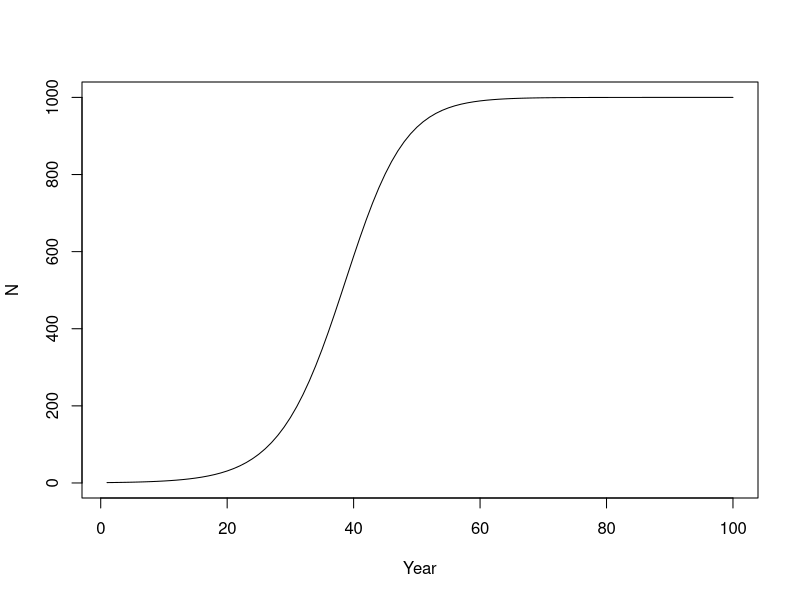
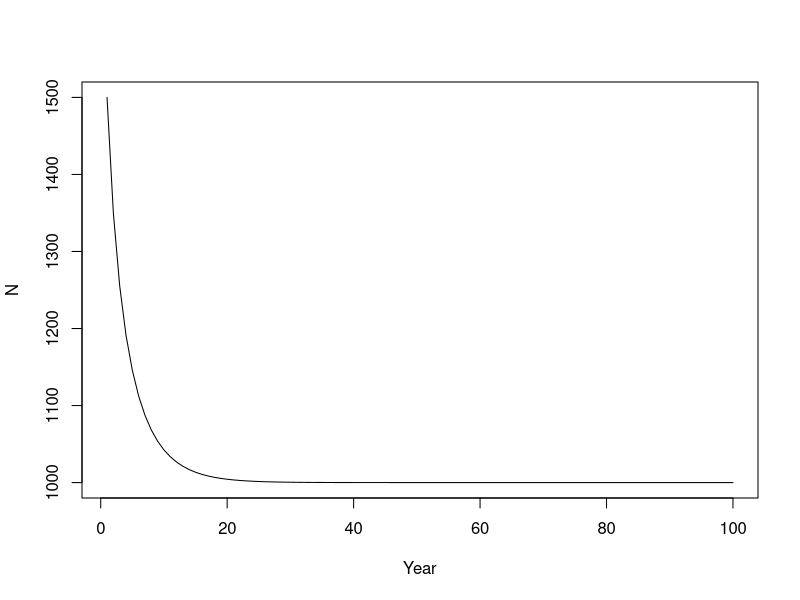
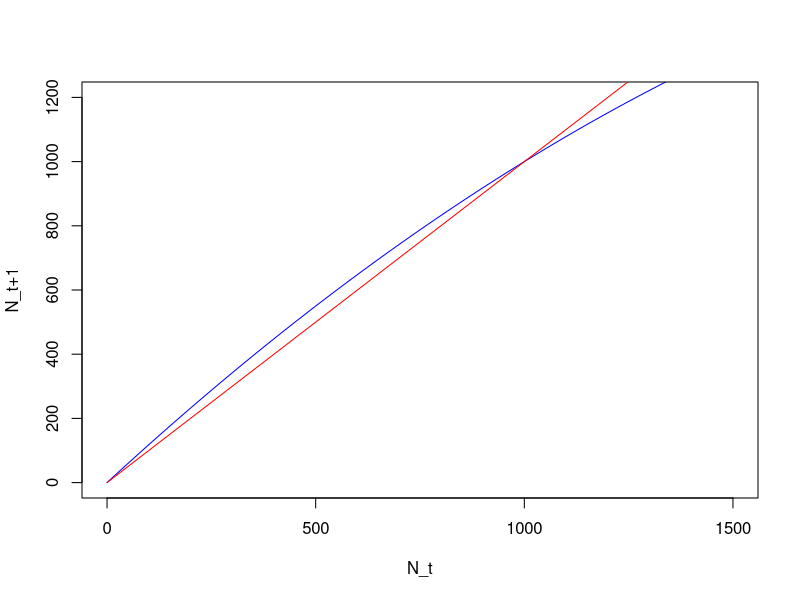
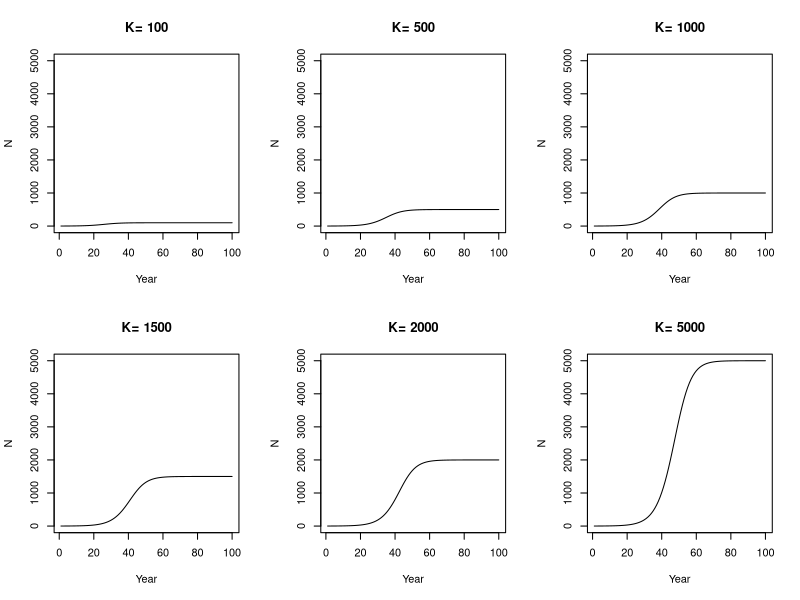
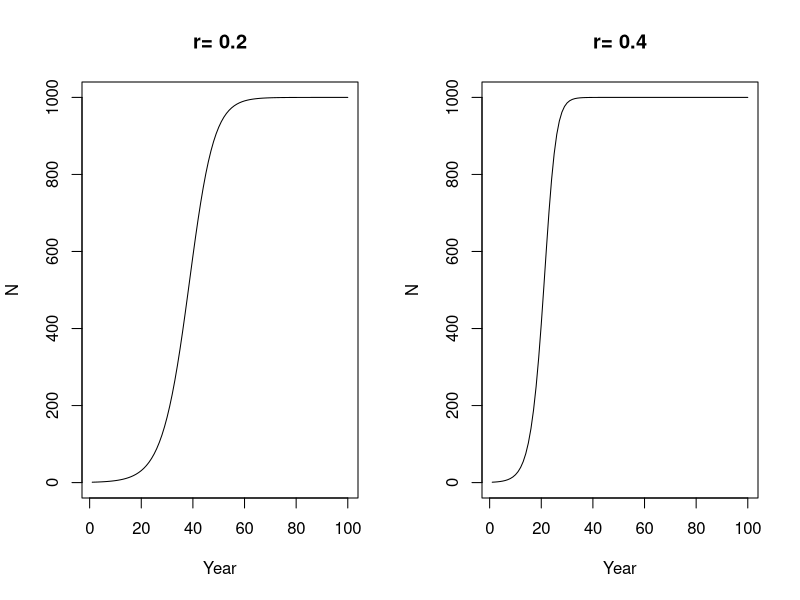
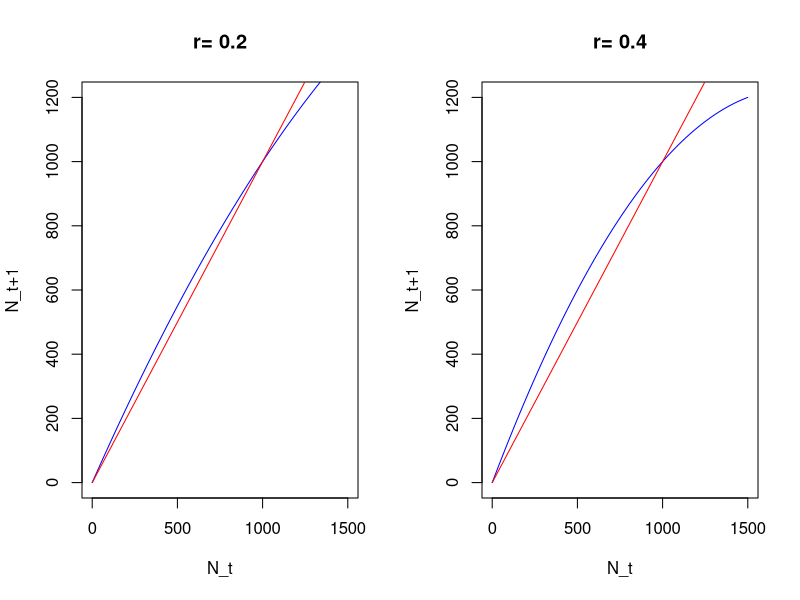
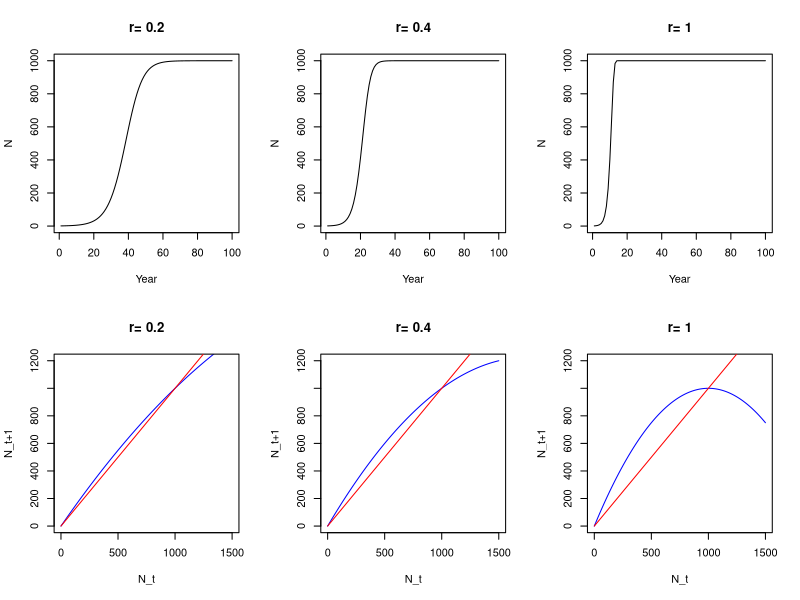
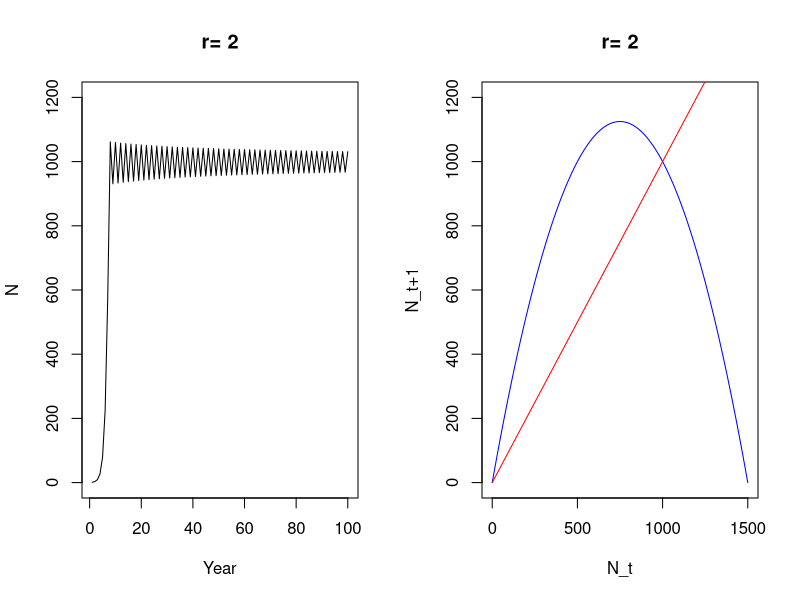

Recreate these plots in R, in order.
#############################################
#University of Alaska Fairbanks
#FISH 421: Fisheries Population Dynamics
#Lab 1: Logistic population growth
#Instructor/lab author: Milo Adkison
#TA/code author: Phil Ganz
#############################################

# Step 1. Project the growth of the population over 100 years from 
#         a small initial abundance

## 1b. Enter the two parameters of the model

## Intrinsic population growth rate at low abundance
r<-0.2
## Carrying capacity
K<-1000

## 1c. Calculate the abundance of a population that starts with 1 
## individual over a period of 100 years 
Year<-seq(1:100)

## Create vector to hold abundance (N) values
N<-numeric(100)
## In year 1, the abundance will be 1
N[1]<-1
## Use logistic growth equation to calculate remaining abundances
for (t in 1:(max(Year)-1)){
N[t+1]<-N[t]+r*N[t]*(1-N[t]/K)}

# Step 2. Graph the abundance over time
plot(N~Year, type="l")

## Change the initial abundance (in year 1) to 1500. What does the population do?
N[1]<-1500
for (t in 1:(max(Year)-1)){
N[t+1]<-N[t]+r*N[t]*(1-N[t]/K)}

plot(N~Year, type="l")

# Step 3. Graph N(t+1) for values of N(t) between 0 and 1500.

## 3a. In the vector N(t), place numbers ranging from 0 to 1500 in 
## increments of 15.
N_t<-seq(0,1500,by=15)

## In the N(t+1) vector, use the logistic formula to calculate what 
## abundance the population would have if it started from the value 
## in vector N(t) the year before. 
N_t1<-numeric(length(N_t))
for (t in 1:length(N_t)){
N_t1[t]<-N_t[t]+r*N_t[t]*(1-N_t[t]/K)}

## 3b. Make a scatterplot graph of N(t+1) with N(t) as the X value.
plot(N_t1~N_t, type ="l", col="Blue", ylim=c(0,1200), ylab="N_t+1")

## 3c. Graph the replacement line, the 45 degree line which shows 
## N(t+1) equal to N(t). 
lines(N_t,N_t, type="l", col="Red")

# Step 4. Change the parameters.

## What do you think will happen if you change K? Try it. Try several values.
K<-c(100,500,1000,1500,2000,5000)

## Set up empty matrix to hold values of N for different K's.
N<-matrix(NA, nrow=length(Year), ncol=(length(K)))

## 4a. Change the initial abundance to 1. 
## Brackets = [row,column], so N[1,] indicates that abundance is 1 for the 
## first row and EVERY coulumn, i.e. the first year, every experimental K  
N[1,]<-1

## Use logistic growth equation to calculate remaining abundances for each K
for (k in 1:length(K)){
for (t in 1:(max(Year)-1)){
N[t+1,k]<-N[t,k]+r*N[t,k]*(1-N[t,k]/K[k])}}

## Create multipanel plot for comparison
par(mfrow=c(2,3))
for (k in 1:length(K)){
plot(N[,k]~Year, type="l", ylim=c(0,5000), ylab="N", main=paste("K=",K[k]))}

## After you’ve tried a few, change K back to 1000.
K<-1000

## 4b. What do you think will happen if we double ‘r’ from 0.2 to 0.4? 
## Think about this for a few minutes before you try it.  
## Now try it.
r<-c(0.2,0.4)

## Set up empty matrix to hold values of N for different r's.
N<-matrix(NA, nrow=length(Year), ncol=(length(r)))

## Change the initial abundance to 1.  
N[1,]<-1

## Use logistic growth equation to calculate remaining abundances for each r
for (i in 1:length(r)){
for (t in 1:(max(Year)-1)){
N[t+1,i]<-N[t,i]+r[i]*N[t,i]*(1-N[t,i]/K)}}

## Create multipanel plot for comparison
par(mfrow=c(1,2))
for (i in 1:length(r)){
plot(N[,i]~Year, type="l", ylim=c(0,1000), ylab="N", main=paste("r=",r[i]))}

## What changed? What didn’t change? Why? 

## Look at the graph of N(t+1) vs. N(t). How does it change when ‘r’ is changed 
## from 0.2 to 0.4. What’s the change in the amount of density-dependence?
N_t1<-matrix(NA, nrow=length(N_t), ncol=(length(r)))

## In the r_0.2 and r_0.4 columns, use the logistic formula to calculate what 
## abundance the population would have if it started from the value 
## in column N(t) the year before and had growth rate r.
for (i in 1:length(r)){
for (t in 1:length(N_t)){
N_t1[t,i]<-N_t[t]+r[i]*N_t[t]*(1-N_t[t]/K)}}

## Look at the graph of N(t+1) vs. N(t). How does it 
## change when ‘r’ is changed from 0.2 to 0.4. What’s 
## the change in the amount of density-dependence?
par(mfrow=c(1,2))
for (i in 1:length(r)){
plot(N_t1[,i]~N_t, type ="l", col="Blue", ylim=c(0,1200), ylab="N_t+1", main=paste("r=",r[i]))
lines(N_t,N_t, type="l", col="Red")}

## 4c. Now try ‘r’ = 1.0. What happened? 
r<-c(0.2,0.4,1.0)

## Abundance vs. time
N<-matrix(NA, nrow=length(Year), ncol=(length(r)))
N[1,]<-1
for (i in 1:length(r)){
for (t in 1:(max(Year)-1)){
N[t+1,i]<-N[t,i]+r[i]*N[t,i]*(1-N[t,i]/K)}}

## N_t+1 vs. N_t
N_t1<-matrix(NA, nrow=length(N_t), ncol=(length(r)))
for (i in 1:length(r)){
for (t in 1:length(N_t)){
N_t1[t,i]<-N_t[t]+r[i]*N_t[t]*(1-N_t[t]/K)}}

par(mfrow=c(2,3))
for (i in 1:length(r)){
plot(N[,i]~Year, type="l", ylim=c(0,1000), ylab="N", main=paste("r=",r[i]))}
for (i in 1:length(r)){
plot(N_t1[,i]~N_t, type ="l", col="Blue", ylim=c(0,1200), ylab="N_t+1", main=paste("r=",r[i]))
lines(N_t,N_t, type="l", col="Red")}

## 4d. Try ‘r’ = 2.0. What’s that funny little squiggle there starting about 
## year 15? Look at the abundance for years 8-20. Is the population climbing 
## steadily to its carrying capacity? What is it doing?
r<-c(2.0)

## Abundance vs. time
N<-matrix(NA, nrow=length(Year), ncol=(length(r)))
N[1,]<-1
for (i in 1:length(r)){
for (t in 1:(max(Year)-1)){
N[t+1,i]<-N[t,i]+r[i]*N[t,i]*(1-N[t,i]/K)}}
 
## N_t+1 vs. N_t
N_t1<-matrix(NA, nrow=length(N_t), ncol=(length(r)))
for (i in 1:length(r)){
for (t in 1:length(N_t)){
N_t1[t,i]<-N_t[t]+r[i]*N_t[t]*(1-N_t[t]/K)}}

par(mfrow=c(1,2))
for (i in 1:length(r)){
plot(N[,i]~Year, type="l", ylim=c(0,1200), ylab="N", main=paste("r=",r[i]))}
for (i in 1:length(r)){
plot(N_t1[,i]~N_t, type ="l", col="Blue", ylim=c(0,1200), ylab="N_t+1", main=paste("r=",r[i]))
lines(N_t,N_t, type="l", col="Red")}

## 4e. Try r = 2.1. Does the population reach carrying capacity? Will it ever? 
## How about when r = 2.5? Does this look like any natural population you’ve 
## heard about?
r<-c(2.1,2.5)

## Abundance vs. time
N<-matrix(NA, nrow=length(Year), ncol=(length(r)))
N[1,]<-1
for (i in 1:length(r)){
for (t in 1:(max(Year)-1)){
N[t+1,i]<-N[t,i]+r[i]*N[t,i]*(1-N[t,i]/K)}}

## N_t+1 vs. N_t
N_t1<-matrix(NA, nrow=length(N_t), ncol=(length(r)))
for (i in 1:length(r)){
for (t in 1:length(N_t)){
N_t1[t,i]<-N_t[t]+r[i]*N_t[t]*(1-N_t[t]/K)}}

par(mfrow=c(2,2))
for (i in 1:length(r)){
plot(N[,i]~Year, type="l", ylim=c(0,1200), ylab="N", main=paste("r=",r[i]))}
for (i in 1:length(r)){
plot(N_t1[,i]~N_t, type ="l", col="Blue", ylim=c(0,1200), ylab="N_t+1", main=paste("r=",r[i]))
lines(N_t,N_t, type="l", col="Red")}

## 4f. Try r = 3.0. Describe what you see. Does it look like something you’d 
## expect from a simple equation with 2 parameters? Is it random?
r<-c(3.0)

## Abundance vs. time
N<-matrix(NA, nrow=length(Year), ncol=(length(r)))
N[1,]<-1
for (i in 1:length(r)){
for (t in 1:(max(Year)-1)){
N[t+1,i]<-N[t,i]+r[i]*N[t,i]*(1-N[t,i]/K)}}

## N_t+1 vs. N_t
N_t1<-matrix(NA, nrow=length(N_t), ncol=(length(r)))
for (i in 1:length(r)){
for (t in 1:length(N_t)){
N_t1[t,i]<-N_t[t]+r[i]*N_t[t]*(1-N_t[t]/K)}}
 
par(mfrow=c(1,2))
for (i in 1:length(r)){
plot(N[,i]~Year, type="l", ylim=c(0,1300), ylab="N", main=paste("r=",r[i]))}
for (i in 1:length(r)){
plot(N_t1[,i]~N_t, type ="l", col="Blue", ylim=c(0,1300), ylab="N_t+1", main=paste("r=",r[i]))
lines(N_t,N_t, type="l", col="Red")}

# Step 5. Create a bifurcation graph (this is complicated – follow directions carefully)

## 5a. Construct a table which gives the abundance of the population for each of the last 
## 10 years for a range of different values of ‘r’. 

## Put in values of ‘r’ starting with 1.80 increasing to 3.00 in steps of 0.05 
r <- seq(1.8,3, by=0.05)

## 5b. Graph the final 10 abundances of the population for each value of r. 
N<-matrix(NA, nrow=length(Year), ncol=(length(r)))
N[1,]<-1
for (i in 1:length(r)){
for (t in 1:(max(Year)-1)){
N[t+1,i]<-N[t,i]+r[i]*N[t,i]*(1-N[t,i]/K)}}

## Remove all but the last 10 years (rows) of abundances 
N<-N[-(1:90),]

## Create a scatterplot graph with the first row (the r values) as the X axis and the rest 
## as 10 different Y values for each X.
plot(N[1,]~r, type="p", pch=1, ylab="N", main="Bifurcation graph")
for (t in 2:length(N[,1])){
points(r,N[t,], type="p", pch=t)}

## How does the bifurcation graph you just created relate to the graph of abundance over time? 
## Do you think the bifurcation graph would change if we’d used the abundances from years 191 
## to 200 instead of 91 to 100?

## If we made a bifurcation graph of a larger table, say of all abundances from year 200-300, 
## what would we expect it to look like for values of ‘r’ between 2.7 and 3.0?

# Homework: with these simple models, you can’t have chaos without a delay in the effect of 
# density-dependence. Rewrite the logistic model so that the abundance of the population reduces 
# productivity two years in the future, not one year. At what values of  ‘r’ do you start seeing 
# cyclic and chaotic behavior? 
r<-c(0.2, 0.6, 1, 1.4)

## Create vector to hold abundance (N) values
N<-matrix(NA, nrow=length(Year), ncol=(length(r)))

## In year 1, the abundance will be 1
N[1,]<-1

## Use exponential growth equation to get abundance in second year
N[2,]<-N[1,]+r*N[1,]

## Use logistic growth equation to calculate remaining abundances
for (i in 1:length(r)){
for (t in 1:(max(Year)-2)){
N[t+2,i]<-N[t+1,i]+r[i]*N[t+1,i]*(1-N[t,i]/K)}}

par(mfrow=c(2,2))
for (i in 1:length(r)){
plot(N[,i]~Year, type ="l", ylim=c(0,1600), ylab="N", main=paste("r=",r[i]))}